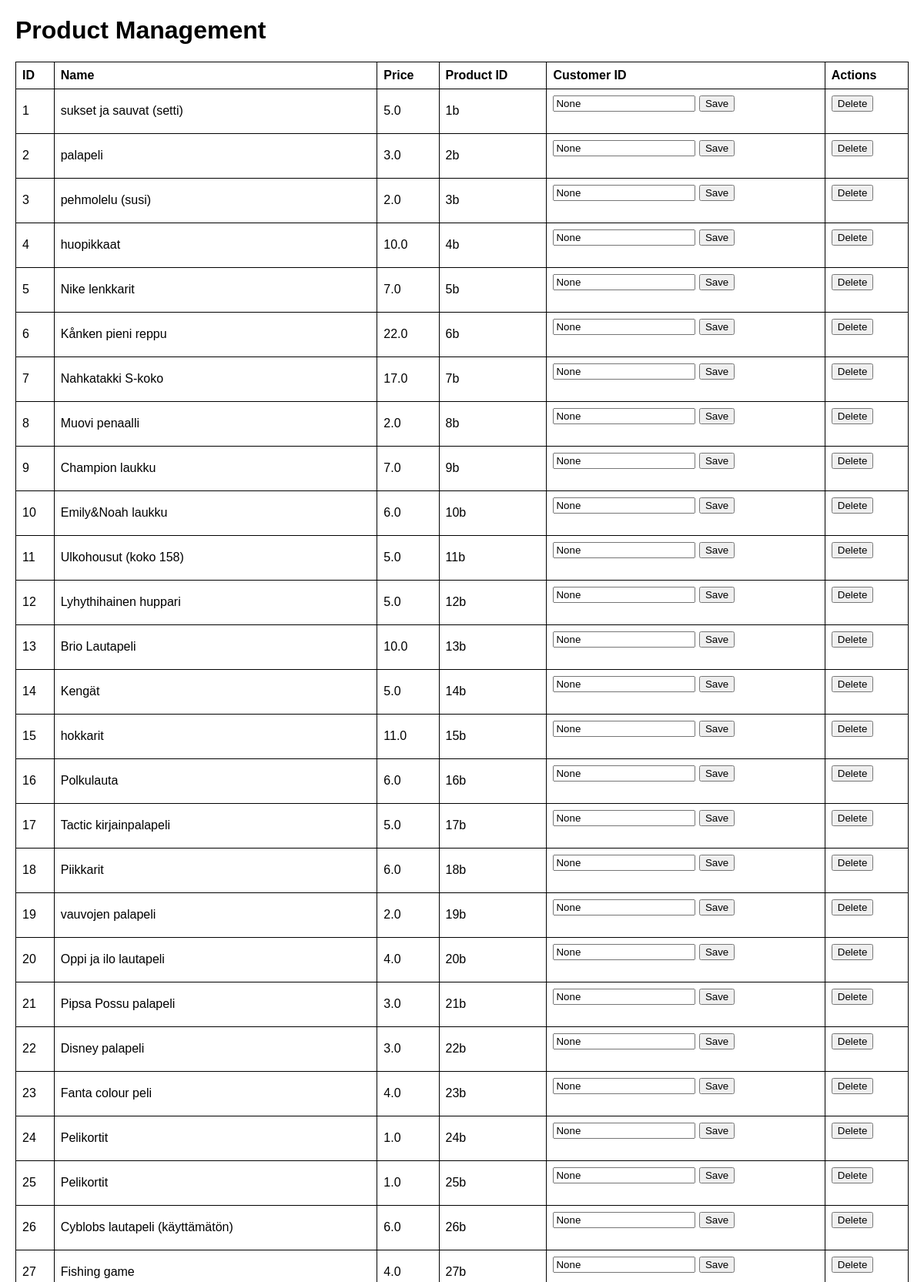
The page / (upper part) on the database its author committed.
### tables this page shows
CREATE TABLE products (
    id INTEGER PRIMARY KEY AUTOINCREMENT,
    name TEXT NOT NULL,
    price REAL NOT NULL,
    product_id TEXT UNIQUE NOT NULL
, customer_id TEXT DEFAULT NULL);

### app.py (the view)
@app.route('/')
def home():
    cursor.execute("SELECT * FROM products")
    products = cursor.fetchall()
    return render_template('index.html', products=products)

### templates/index.html (shortened to what this page needs)
<!DOCTYPE html>
<html lang="en">
<head>
</head>
<body>
    <h1>Product Management</h1>
    <table>
        <thead>
            <tr>
                <th>ID</th>
                <th>Name</th>
                <th>Price</th>
                <th>Product ID</th>
                <th>Customer ID</th>
                <th>Actions</th>
            </tr>
        </thead>
        <tbody>
            {% for product in products %}
            <tr>
                <td>{{ product[0] }}</td>
                <td>{{ product[1] }}</td>
                <td>{{ product[2] }}</td>
                <td>{{ product[3] }}</td>
                <td>
                    <form action="/update_customer/{{ product[0] }}" method="post" onsubmit="handleFormSubmit(event, this)">
                        <input type="text" name="customer_id" value="{{ product[4] }}" placeholder="Enter Customer ID">
                        <button type="submit">Save</button>
                    </form>
                </td>
                <td>
                    <form action="/delete_product/{{ product[0] }}" method="post" onsubmit="handleFormSubmit(event, this)">
                        <button type="submit">Delete</button>
                    </form>
                </td>
            </tr>
            {% endfor %}
        </tbody>
    </table>
</body>
</html>

### templates/index.html (style rules this page uses)
body { font-family: Arial, sans-serif; margin: 20px; }
table { width: 100%; border-collapse: collapse; margin-bottom: 20px; }
table, th, td { border: 1px solid black; }
th, td { padding: 8px; text-align: left; }
form { margin-bottom: 20px; }

### rows shown on the page
products: id "1", name "sukset ja sauvat (setti)", price "5.0", product "1b", customer_id "None"
products: id "2", name "palapeli", price "3.0", product "2b", customer_id "None"
products: id "3", name "pehmolelu (susi)", price "2.0", product "3b", customer_id "None"
products: id "4", name "huopikkaat", price "10.0", product "4b", customer_id "None"
products: id "5", name "Nike lenkkarit", price "7.0", product "5b", customer_id "None"
products: id "6", name "Kånken pieni reppu", price "22.0", product "6b", customer_id "None"
products: id "7", name "Nahkatakki S-koko", price "17.0", product "7b", customer_id "None"
products: id "8", name "Muovi penaalli", price "2.0", product "8b", customer_id "None"
products: id "9", name "Champion laukku", price "7.0", product "9b", customer_id "None"
products: id "10", name "Emily&Noah laukku", price "6.0", product "10b", customer_id "None"
products: id "11", name "Ulkohousut (koko 158)", price "5.0", product "11b", customer_id "None"
products: id "12", name "Lyhythihainen huppari", price "5.0", product "12b", customer_id "None"
products: id "13", name "Brio Lautapeli", price "10.0", product "13b", customer_id "None"
products: id "14", name "Kengät", price "5.0", product "14b", customer_id "None"
products: id "15", name "hokkarit", price "11.0", product "15b", customer_id "None"
products: id "16", name "Polkulauta", price "6.0", product "16b", customer_id "None"
products: id "17", name "Tactic kirjainpalapeli", price "5.0", product "17b", customer_id "None"
products: id "18", name "Piikkarit", price "6.0", product "18b", customer_id "None"
products: id "19", name "vauvojen palapeli", price "2.0", product "19b", customer_id "None"
products: id "20", name "Oppi ja ilo lautapeli", price "4.0", product "20b", customer_id "None"
products: id "21", name "Pipsa Possu palapeli", price "3.0", product "21b", customer_id "None"
products: id "22", name "Disney palapeli", price "3.0", product "22b", customer_id "None"
products: id "23", name "Fanta colour peli", price "4.0", product "23b", customer_id "None"
products: id "24", name "Pelikortit", price "1.0", product "24b", customer_id "None"
products: id "25", name "Pelikortit", price "1.0", product "25b", customer_id "None"
products: id "26", name "Cyblobs lautapeli (käyttämätön)", price "6.0", product "26b", customer_id "None"
products: id "27", name "Fishing game", price "4.0", product "27b", customer_id "None"
